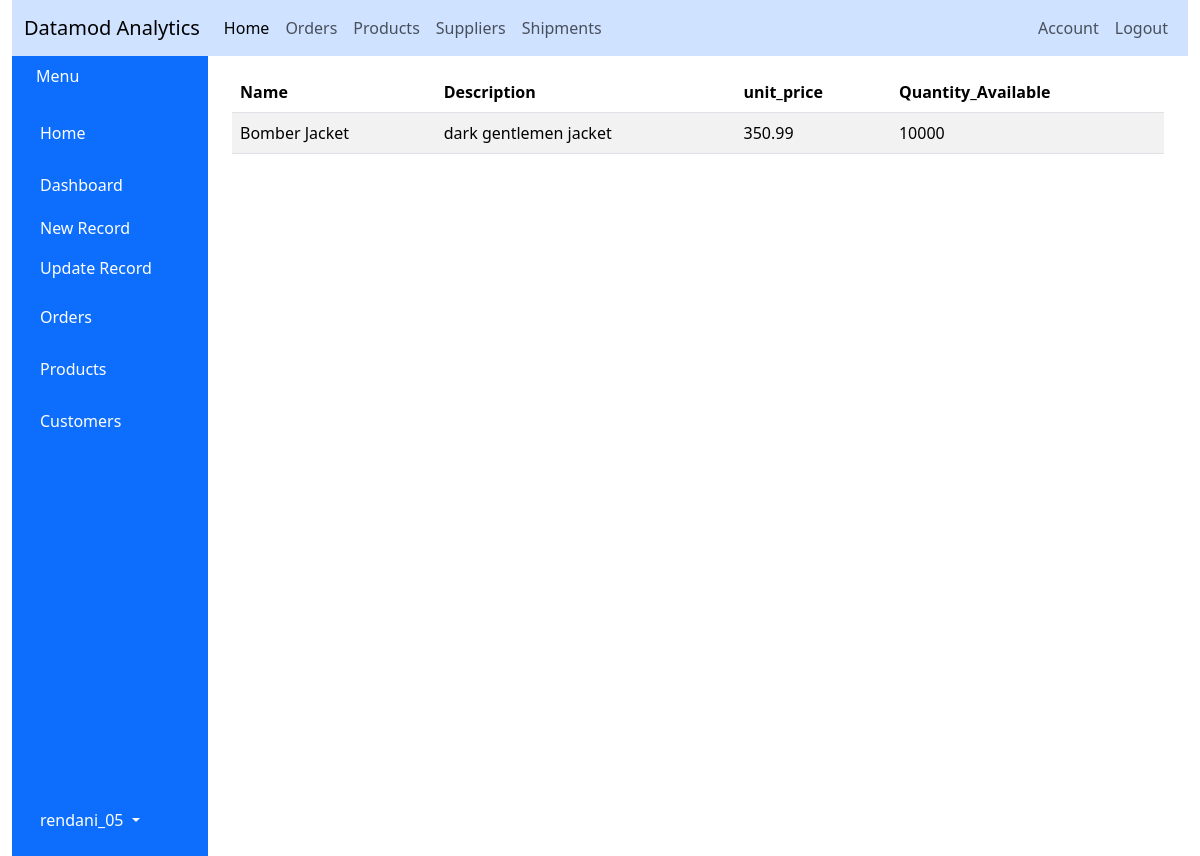
The page /products (signed in) on the database as committed earlier.
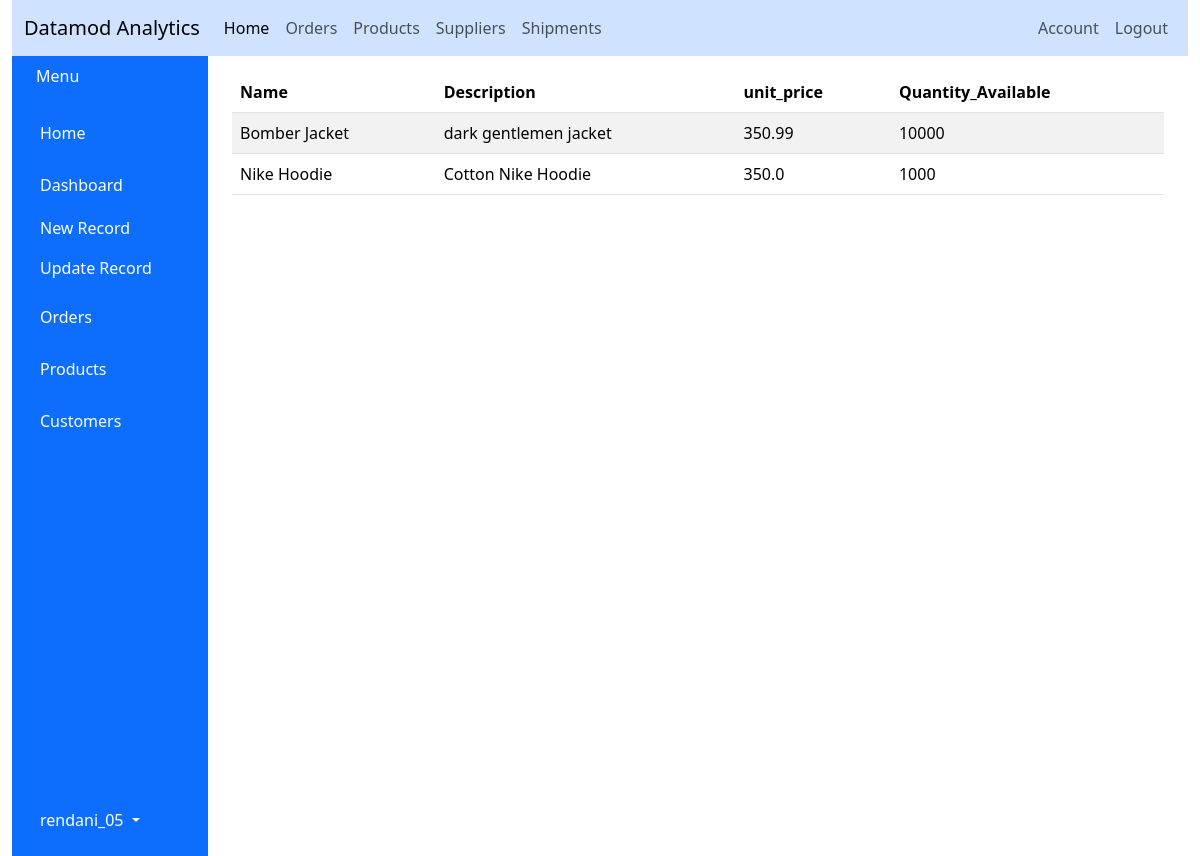
The same page on the database as committed later.
### dashboard/models.py (models this page shows)
class Products(db.Model):
    id = db.Column(db.Integer, primary_key=True,  nullable=False)
    name = db.Column(db.String(128), nullable=False)
    description = db.Column(db.Text)
    unit_price = db.Column(db.Float(5), nullable=False, default=0)
    quantity_available = db.Column(db.Integer, nullable=False)
    """Create the __repr__ method that returns a printable representation of the object"""
    def __repr__(self):
        return f'Products("{self.name}", "{self.unit_price}", "{self.quantity_available}")'

### dashboard/routes.py (the view)
@app.route("/products")
@login_required
def product():
    product = Products.query
    return render_template('products.html', title="Products", product=product)

### dashboard/models.py (called while the page is built)
@login_manager.user_loader
def load_user(user_id):
    return User.query.get(int(user_id))

### dashboard/templates/products.html
{% extends "layout.html" %}
{% block content %}
    <div class="container">
        <table class="table table-striped">
	    <thead>
	        <tr>
		    <th>Name</th>
		    <th>Description</th>
		    <th>unit_price</th>
		    <th>Quantity_Available</th>
	        </tr>
	    </thead>
	    <tbody>
	        {% for products in product %}
		    <tr>
		        <td>{{ products.name }}</td>
		        <td>{{ products.description }}</td>
		        <td>{{ products.unit_price }}</td>
		        <td>{{ products.quantity_available }}</td>
		    </tr>
	        {% endfor %}
	    </tbody>
        </table>
    </div>
{% endblock content %}

Rows that differ between the two databases and show on the page:
added Products: name "Nike Hoodie", description "Cotton Nike Hoodie", unit_price "350.0", quantity_available "1000"
